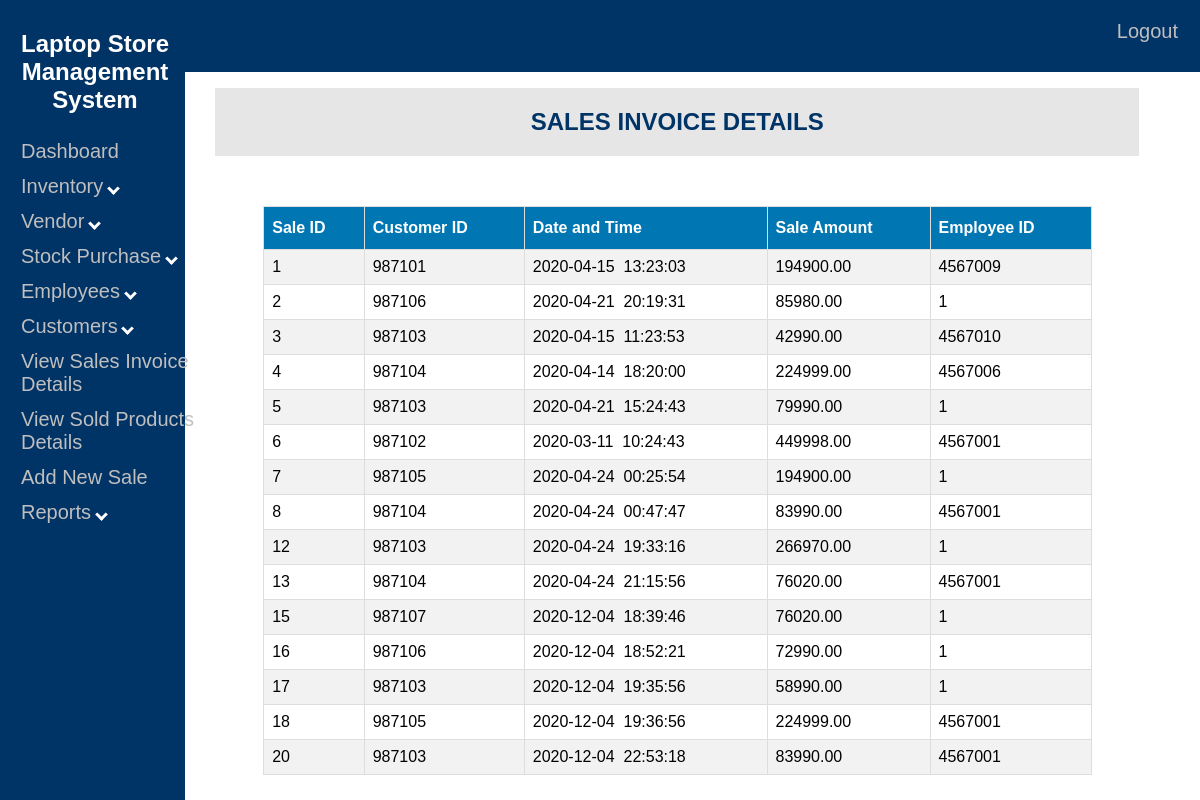
/Laptop/sales-view.php, run on the app's committed database.
### tables this page shows
CREATE TABLE `sales` (
  `SALE_ID` int(11) NOT NULL,
  `C_ID` decimal(6,0) NOT NULL,
  `S_DATE` date DEFAULT NULL,
  `S_TIME` time DEFAULT NULL,
  `TOTAL_AMT` decimal(12,2) DEFAULT NULL,
  `E_ID` decimal(7,0) NOT NULL
);

### Laptop/sales-view.php (the view, shortened to what this page needs)
<!DOCTYPE html>
<html>
<head>
<link rel="stylesheet" type="text/css" href="nav2.css">
<link rel="stylesheet" type="text/css" href="table1.css">
</head>
<body>
<div class="sidenav">
			<h2 style="font-family:Arial; color:white; text-align:center;"> Laptop Store Management System </h2>
			<a href="adminmainpage.php">Dashboard</a>
			<button class="dropdown-btn">Inventory
			<i class="down"></i>
			</button>
			<button class="dropdown-btn">Vendor
			<i class="down"></i>
			</button>
			<button class="dropdown-btn">Stock Purchase
			<i class="down"></i>
			</button>
			<button class="dropdown-btn">Employees
			<i class="down"></i>
			</button>
			<button class="dropdown-btn">Customers
			<i class="down"></i>
			</button>
			<a href="sales-view.php">View Sales Invoice Details</a>
			<a href="salesitems-view.php">View Sold Products Details</a>
			<a href="pos1.php">Add New Sale</a>
			<button class="dropdown-btn">Reports
			<i class="down"></i>
			</button>
	</div>
	<div class="topnav">
		<a href="logout.php">Logout</a>
	</div>
	<center>
	<div class="head">
	<h2> SALES INVOICE DETAILS</h2>
	</div>
	</center>
	<table align="right" id="table1" style="margin-right:100px;">
		<tr>
			<th>Sale ID</th>
			<th>Customer ID</th>
			<th>Date and Time </th>
			<th>Sale Amount</th>
			<th>Employee ID</th>
		</tr>
	<?php
	include "config.php";
		$sql = "SELECT sale_id, c_id,s_date,s_time,total_amt,e_id FROM sales";
		$result = $conn->query($sql);
		if ($result->num_rows > 0) {
		while($row = $result->fetch_assoc()) {
		echo "<tr>";
			echo "<td>" . $row["sale_id"]. "</td>";
			echo "<td>" . $row["c_id"] . "</td>";
			echo "<td>" . $row["s_date"]."&nbsp;&nbsp;".$row["s_time"]."</td>";
			echo "<td>" . $row["total_amt"]. "</td>";
			echo "<td>" . $row["e_id"]. "</td>";
		echo "</tr>";
		}
	echo "</table>";
	}
	?>
</body>
</html>

### Laptop/nav2.css (style rules this page uses)
.sidenav { height: 100%; width: 15%; position: fixed; z-index: 1; top: 0; left: 0; background-color: #003366; padding-top: 10px; padding-left:5px; font-family:Arial; }
.sidenav a,.dropdown-btn { padding: 6px 8px 6px 16px; text-decoration: none; font-size: 20px; color: #bfbfbf; display: block; border: none; background: none; width: 100%; text-align: left; cursor: pointer; outline: none; }
i { border: solid white; border-width: 0 3px 3px 0; display: inline-block; padding: 3px; }
.down { transform: rotate(45deg); -webkit-transform: rotate(45deg); }
.topnav { overflow: hidden; background-color: #003366; margin:0px; vertical-align:top; width: 100%; height:9%; position: fixed; x-index: 1; top: 0; left: 0; }
.topnav a { float: right; text-align: center; padding: 20px 22px; text-decoration: none; font-size: 20px; font-family:Arial; color: #bfbfbf; display: block; border: none; background: none; cursor: pointer; outline: none; }
div.head { width:78%; font-family:Arial; background-color:#e6e6e6; color:#003366; float:right; margin-top:80px; margin-right:53px; margin-left:0px; top: 0; right: 0; overflow:hidden; }

### Laptop/table1.css (style rules this page uses)
#table1 { font-family: Arial; border-collapse: collapse; margin-top:50px; margin-right:25px; width: 70%; overflow:auto; }
#table1 td, #table1 th { border: 1px solid #ddd; padding: 8px; }
#table1 tr:nth-child(even) { background-color: #f2f2f2; }
#table1 th { padding-top: 12px; padding-bottom: 12px; text-align: left; background-color: #0077b3; color: white; }

### data on the page
sales: SALE_ID "1", C_ID "987101", S_DATE "2020-04-15", S_TIME "13:23:03", TOTAL_AMT "194900.00", E_ID "4567009"
sales: SALE_ID "2", C_ID "987106", S_DATE "2020-04-21", S_TIME "20:19:31", TOTAL_AMT "85980.00", E_ID "1"
sales: SALE_ID "3", C_ID "987103", S_DATE "2020-04-15", S_TIME "11:23:53", TOTAL_AMT "42990.00", E_ID "4567010"
sales: SALE_ID "4", C_ID "987104", S_DATE "2020-04-14", S_TIME "18:20:00", TOTAL_AMT "224999.00", E_ID "4567006"
sales: SALE_ID "5", C_ID "987103", S_DATE "2020-04-21", S_TIME "15:24:43", TOTAL_AMT "79990.00", E_ID "1"
sales: SALE_ID "6", C_ID "987102", S_DATE "2020-03-11", S_TIME "10:24:43", TOTAL_AMT "449998.00", E_ID "4567001"
sales: SALE_ID "7", C_ID "987105", S_DATE "2020-04-24", S_TIME "00:25:54", TOTAL_AMT "194900.00", E_ID "1"
sales: SALE_ID "8", C_ID "987104", S_DATE "2020-04-24", S_TIME "00:47:47", TOTAL_AMT "83990.00", E_ID "4567001"
sales: SALE_ID "12", C_ID "987103", S_DATE "2020-04-24", S_TIME "19:33:16", TOTAL_AMT "266970.00", E_ID "1"
sales: SALE_ID "13", C_ID "987104", S_DATE "2020-04-24", S_TIME "21:15:56", TOTAL_AMT "76020.00", E_ID "4567001"
sales: SALE_ID "15", C_ID "987107", S_DATE "2020-12-04", S_TIME "18:39:46", TOTAL_AMT "76020.00", E_ID "1"
sales: SALE_ID "16", C_ID "987106", S_DATE "2020-12-04", S_TIME "18:52:21", TOTAL_AMT "72990.00", E_ID "1"
sales: SALE_ID "17", C_ID "987103", S_DATE "2020-12-04", S_TIME "19:35:56", TOTAL_AMT "58990.00", E_ID "1"
sales: SALE_ID "18", C_ID "987105", S_DATE "2020-12-04", S_TIME "19:36:56", TOTAL_AMT "224999.00", E_ID "4567001"
sales: SALE_ID "20", C_ID "987103", S_DATE "2020-12-04", S_TIME "22:53:18", TOTAL_AMT "83990.00", E_ID "4567001"
